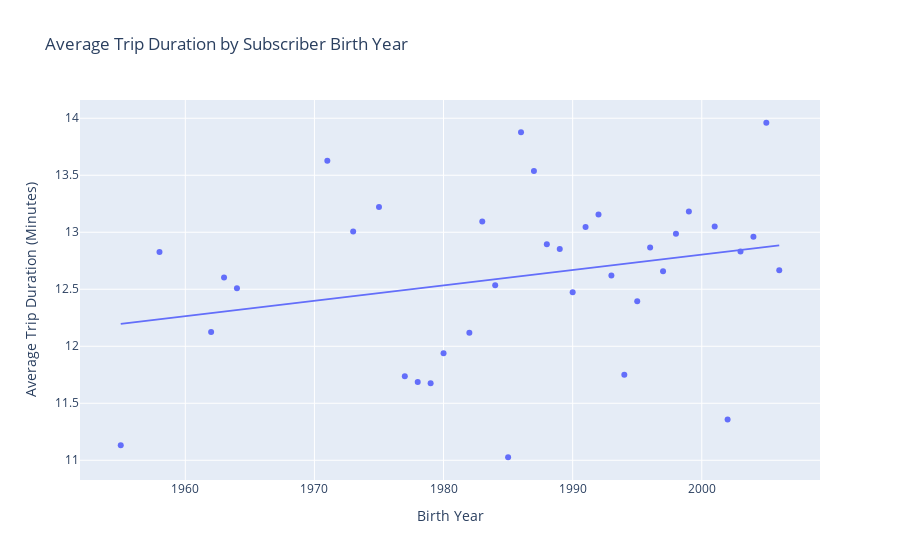

Write notebook code for a chart like this one.
### Code cell
# Average length of a Subscriber rental by generation (NOT winsorized)
avg_trip_duration_non_winsorized = generation_groups['trip_duration'].mean()
print("\n Non-winsorized average trip duration by generation:")
print(avg_trip_duration_non_winsorized)

# Average length of a Subscriber rental by generation (winsorized)
avg_trip_duration_winsorized = generation_groups['trip_duration_winsorized'].mean()
print("\n Winsorized average trip duration by generation:")
print(avg_trip_duration_winsorized)

# Group the data by birth year and calculate the mean winsorized trip duration
birth_year_groups = subscriber_bike_data.groupby('birth_year')['trip_duration_winsorized'].mean().reset_index()

# Create the scatterplot
fig = px.scatter(birth_year_groups, x='birth_year', y='trip_duration_winsorized',
                 title='Average Trip Duration by Subscriber Birth Year',
                 labels={'birth_year': 'Birth Year', 'trip_duration_winsorized': 'Average Trip Duration (Minutes)'},
                 trendline='ols')

# Show the plot
fig.show()

### Figure 1 — Plotly figure (JSON) as saved in the notebook; plotly's stock layout.template omitted (floating-point values rounded to 4 significant figures)
{"data": [{"hovertemplate": "Birth Year=%{x}<br>Average Trip Duration (Minutes)=%{y}<extra></extra>", "legendgroup": "", "marker": {"color": "#636efa", "symbol": "circle"}, "mode": "markers", "name": "", "orientation": "v", "showlegend": false, "type": "scatter", "x": [1955, 1958, 1962, 1963, 1964, 1971, 1973, 1975, 1977, 1978, 1979, 1980, 1982, 1983, 1984, 1985, 1986, 1987, 1988, 1989, 1990, 1991, 1992, 1993, 1994, 1995, 1996, 1997, 1998, 1999, 2001, 2002, 2003, 2004, 2005, 2006], "xaxis": "x", "y": [11.13, 12.83, 12.13, 12.6, 12.51, 13.63, 13.01, 13.22, 11.74, 11.69, 11.68, 11.94, 12.12, 13.09, 12.53, 11.03, 13.88, 13.54, 12.9, 12.85, 12.47, 13.05, 13.16, 12.62, 11.75, 12.4, 12.87, 12.66, 12.99, 13.18, 13.05, 11.36, 12.83, 12.96, 13.96, 12.67], "yaxis": "y"}, {"hovertemplate": "<b>OLS trendline</b><br>trip_duration_winsorized = 0.0134999 * birth_year + -14.1958<br>R<sup>2</sup>=0.068030<br><br>Birth Year=%{x}<br>Average Trip Duration (Minutes)=%{y} <b>(trend)</b><extra></extra>", "legendgroup": "", "marker": {"color": "#636efa", "symbol": "circle"}, "mode": "lines", "name": "", "showlegend": false, "type": "scatter", "x": [1955, 1958, 1962, 1963, 1964, 1971, 1973, 1975, 1977, 1978, 1979, 1980, 1982, 1983, 1984, 1985, 1986, 1987, 1988, 1989, 1990, 1991, 1992, 1993, 1994, 1995, 1996, 1997, 1998, 1999, 2001, 2002, 2003, 2004, 2005, 2006], "xaxis": "x", "y": [12.2, 12.24, 12.29, 12.3, 12.32, 12.41, 12.44, 12.47, 12.49, 12.51, 12.52, 12.53, 12.56, 12.57, 12.59, 12.6, 12.61, 12.63, 12.64, 12.66, 12.67, 12.68, 12.7, 12.71, 12.72, 12.74, 12.75, 12.76, 12.78, 12.79, 12.82, 12.83, 12.84, 12.86, 12.87, 12.88], "yaxis": "y"}], "layout": {"legend": {"tracegroupgap": 0}, "title": {"text": "Average Trip Duration by Subscriber Birth Year"}, "xaxis": {"anchor": "y", "domain": [0, 1], "title": {"text": "Birth Year"}}, "yaxis": {"anchor": "x", "domain": [0, 1], "title": {"text": "Average Trip Duration (Minutes)"}}}}
